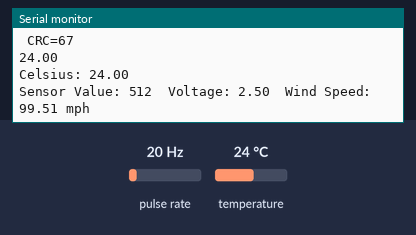
This sketch was run on a simulated Arduino Uno, built with avr-gcc and run on an emulated ATmega328P. On the bench: the last lines printed to the serial monitor. Wiring (inferred from the names in the program): pulse sensor: data pin 2. The inputs (shaded band) are chosen by the test bench; at power-on: pulse rate 20 Hz, temperature 24 °C. WiFi joins after 1.5 s; servers stay silent unless stated.

Above: at 2.3 s.
2.4 s: pulse rate (sensor on pin 2) set to 196 Hz
At 3.2 s:
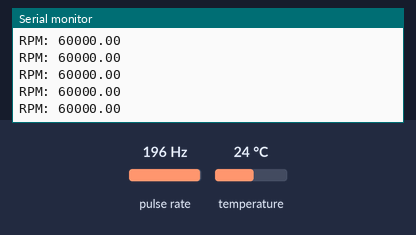
6.7 s: pulse rate (sensor on pin 2) set to 4 Hz
At 7.52 s:
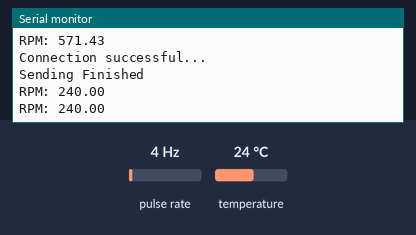
8.4 s: pulse rate (sensor on pin 2) set to 100 Hz
At 9.2 s:
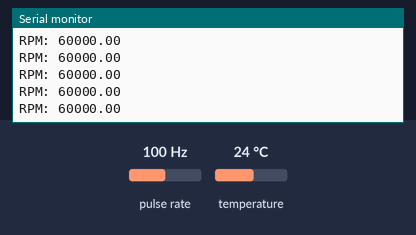
Timing chart, 0 to 11.4 s (numbered marks = the images above; inputs shaded):
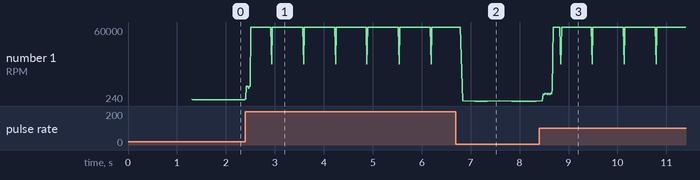

Measured:
- after the input at 2.4 s, the serial monitor: prints a new line at once (image 1)
- after the input at 6.7 s, the serial monitor: prints a new line after 0.14 s (image 2)
- after the input at 8.4 s, the serial monitor: prints a new line after 0.07 s (image 3)
- plotted number 1: 1200 → 60000 after the input at 2.4 s, 60000 → 240 after the input at 6.7 s

The sketch:

sensor_firmware.ino
```cpp
//////////////////////////////////////////////////////////////
//////////////////////////////////////////////////////////////
//////////////////////////////////////////////////////////////

// BlueLab: Woven Wind
// A2Steam Wind Turbine Sensor Code and Server Push
// Last Edit: June 6th, 2017
// Created by: Justin Hsieh, Genevieve Flaspohler

/*
                 / '.         .' \
                /    '.     .'    \
                 '-._  '. .'  _.-'
                     '-. ; .-'
                    _.-;(_);-._
                _.-'   .'_'.   '-._
                \    .'/[+]\'.    /
                 \_.' /     \ '._/
                      |  _  |
                      | [_] |
                     /III III\
                     `"""""""`
*/

//////////////////////////////////////////////////////////////
//////////////////////////////////////////////////////////////
//////////////////////////////////////////////////////////////

#define DEBUG
#include <Ethernet.h>
#include <SPI.h> // For SERIAL MONITOR
#include <OneWire.h> // FOR TEMPERATURE SENSOR
#include <avr/interrupt.h> // FOR HALL EFFECT


// HALL EFFECT SENSOR GLOBAL VARS
volatile int prevTime = 0;
volatile int currTime = 0;
float rpm = 0.0;

// TEMPERATURE SENSOR GLOBAL VARS
OneWire ds(9);  // on pin 9
volatile float celsius = 0.0;

// ANEMOMETER GLOBAL VARS
const int wind_pin = A5;
volatile int sensorValue = 0;
volatile float sensorVoltage = 0.0;
volatile float windSpeed = 0.0;


// VOLTAGE GLOBAL VARS
const int voltage_divider = A1;
volatile float voltage = 0.0;

// ETHERNET SETUP
EthernetClient client;
byte mac[] = {
  0x90, 0xA2, 0xDA, 0x10, 0x74, 0x23 };
IPAddress ip(10,122,102,46);
//char serverName [] = "northside2.aaps.k12.mi.us";
char serverName [] = "10.122.102.45";
// DELAY
int interval = 20000; // wait 20 sec between dumps


void setup() {

  // start the Ethernet connection and serial interface:
  Ethernet.begin(mac, ip);
  Serial.begin(9600);

  // give the sensor and Ethernet shield time to set up:
  delay(1000);

#ifdef DEBUG
  Serial.println("             Network Information             ");
  Serial.println("-=-=-=-=-=-=-=-=-=-=-=-=-=-=-=-=-=-=-=-=-=-\n");
  Serial.print("IP Address        : ");
  Serial.println(Ethernet.localIP());
  Serial.print("Subnet Mask       : ");
  Serial.println(Ethernet.subnetMask());
  Serial.print("Default Gateway IP: ");
  Serial.println(Ethernet.gatewayIP());
  Serial.print("Server Address : ");
  Serial.println(serverName);
#endif

  //Sesnors
  //Digitial pin 10 in the temeperature digital input
  pinMode(2,INPUT); //Digital pin 2 is the hall effect sensor
  attachInterrupt(0, pin2ISR,FALLING);

}

void loop() {

      read_temperature();

      read_wind();

      //read_voltage();

      //No need to call RPM; interrupt based

      postData();

      delay(interval);
}


void postData() {
  if (client.connect(serverName, 80)) {

#ifdef DEBUG
    Serial.println("Connection successful...");
#endif
    // Make a HTTP request:

    client.print(F("GET /add_data.php?windspeed="));
    //client.print(F("GET test.php?windspeed="));
    client.print(windSpeed);
    client.print(F("&temperature="));
    client.print(celsius);
    client.print(F("&rpm="));

    cli();
    client.println(rpm);
    rpm = 0.0;
    sei();

    client.println(F("Host: 10.122.102.45"));
    client.println(F("Connection: close"));
    client.println();
    client.stop();

#ifdef DEBUG
    Serial.println("Sending Finished");
#endif
  }
  else{
#ifdef DEBUG
    Serial.println("Connection failed...");
#endif
  }
}

void pin2ISR() {
  cli();
  //calculating RPS
  currTime = millis();

#ifdef DEBUG
  Serial.print("RPM: ");
  Serial.print(1000.0/(currTime-prevTime) * 60.0);
  Serial.println();
#endif

  float temp = 1000.0/(currTime-prevTime) * 60.0;

  if(temp <= 200) {
    if(temp > 0) {
      rpm = temp;
    }
    else {
      rpm = 0.0;
    }
  }
  else {
    rpm = 0.0;
  }


  prevTime = currTime;
  sei();
}

void read_wind(void){

   sensorValue =  analogRead(wind_pin);

   if (sensorValue == 0 || sensorValue == 1023) return;

   sensorVoltage = sensorValue * .004882814;

#ifdef DEBUG
   Serial.print("Sensor Value: ");
   Serial.print(sensorValue);
   Serial.print("\t");
   Serial.print("Voltage: ");
   Serial.print(sensorVoltage);
#endif

   if (sensorVoltage <= 0.4)
      windSpeed = 0;
   else
   {
      windSpeed = (sensorVoltage-0.4) * 10 * 2;
   }

#ifdef DEBUG
   Serial.print("\t");
   Serial.print("Wind Speed: ");
   Serial.print(windSpeed * 2.3694);
   Serial.println(" mph");
#endif

   delay(1000);
}

void read_voltage(void){
   voltage =  analogRead(voltage_divider);
}


void read_temperature(void) {
/*
  int rawvoltage= analogRead(0);
  float volts= rawvoltage/205.0;
  float celsiustemp= 100.0 * volts - 50;
  float fahrenheittemp= celsiustemp * 9.0/5.0 + 32.0;
  //celsius =  ( 4.4 * analogRead(0) * 100.0) / 1024.0;

#ifdef DEBUG
  Serial.print("Sensor Value: ");
  Serial.print(rawvoltage);
  Serial.print("\tVoltage: ");
  Serial.print(volts);
  Serial.print("\tTemperature (F): ");
  Serial.println(fahrenheittemp-95);
#endif
*/

  int HighByte, LowByte, TReading, SignBit, Tc_100, Whole, Fract;
  byte i;
  byte present = 0;
  byte data[12];
  byte addr[8];

  Serial.println(analogRead(A0));

  ds.reset_search();
  if ( !ds.search(addr)) {
      Serial.print("No more addresses.\n");
      ds.reset_search();
      return;
  }

  //Serial.print("R=");
  for( i = 0; i < 8; i++) {
    Serial.print(addr[i], HEX);
    Serial.print(" ");
  }

  if ( OneWire::crc8( addr, 7) != addr[7]) {
      //Serial.print("CRC is not valid!\n");
      return;
  }

  if ( addr[0] == 0x10) {
      Serial.print("Device is a DS18S20 family device.\n");
  }
  else if ( addr[0] == 0x28) {
      Serial.print("Device is a DS18B20 family device.\n");
  }
  else {
      Serial.print("Device family is not recognized: 0x");
      Serial.println(addr[0],HEX);
      return;
  }

  ds.reset();
  ds.select(addr);
  ds.write(0x44,1);         // start conversion, with parasite power on at the end

  delay(1000);     // maybe 750ms is enough, maybe not
  // we might do a ds.depower() here, but the reset will take care of it.

  present = ds.reset();
  ds.select(addr);
  ds.write(0xBE);         // Read Scratchpad

  //Serial.print("P=");
  //Serial.print(present,HEX);
  //Serial.print(" ");
  for ( i = 0; i < 9; i++) {           // we need 9 bytes
    data[i] = ds.read();
    //Serial.print(data[i], HEX);
    //Serial.print(" ");
  }

#ifdef DEBUG
  Serial.print(" CRC=");
  Serial.print( OneWire::crc8( data, 8), HEX);
  Serial.println();
#endif
  LowByte = data[0];
  HighByte = data[1];
  TReading = (HighByte << 8) + LowByte;
  SignBit = TReading & 0x8000;  // test most sig bit
  if (SignBit) // negative
  {
    TReading = (TReading ^ 0xffff) + 1; // 2's comp
  }
  Tc_100 = (6 * TReading) + TReading / 4;    // multiply by (100 * 0.0625) or 6.25

  double Tc_100_d = Tc_100;


  Whole = Tc_100 / 100;  // separate off the whole and fractional portions
  Fract = Tc_100 % 100;

  celsius = Tc_100/100.0;

#ifdef DEBUG
  if (SignBit) // If its negative
  {
     Serial.print("-");
  }
  Serial.print(Whole);
  Serial.print(".");
  if (Fract < 10)
  {
     Serial.print("0");
  }
  Serial.print(Fract);

  Serial.print("\n");

  Serial.print("Celsius: ");
  Serial.print(celsius);
  Serial.print('\n');
#endif
}
```
